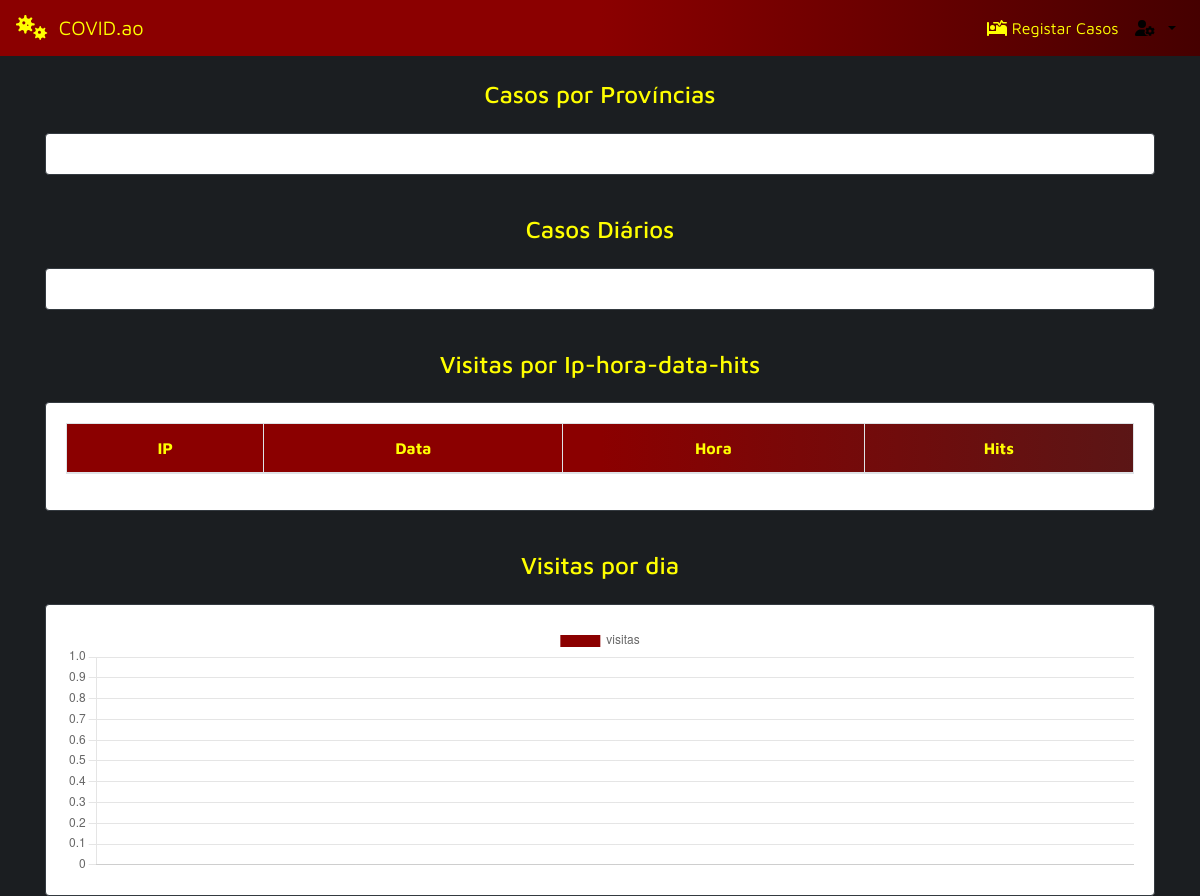
The app's page /admin/system/ (signed in), older data.
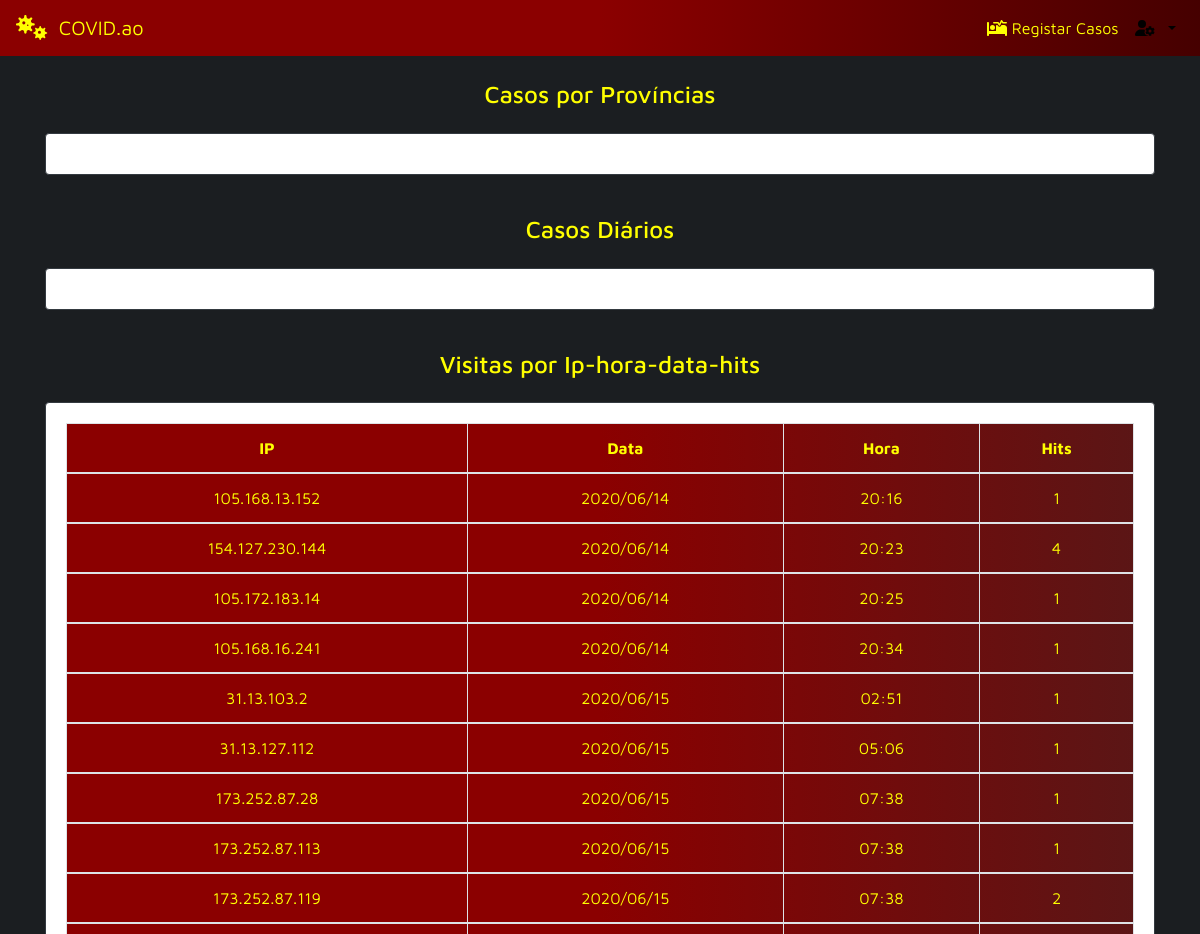
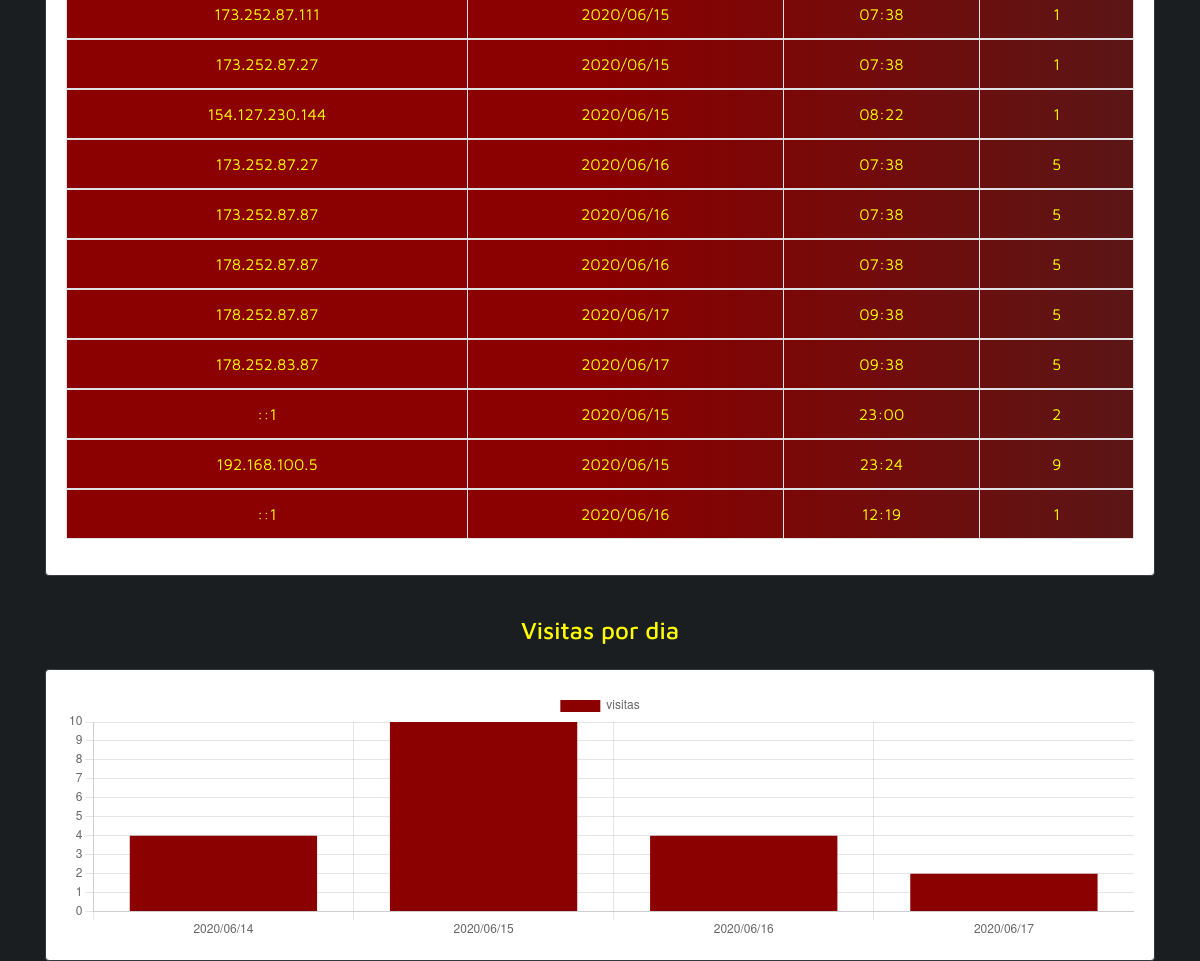
The same page, newer data (2 pictures, top to bottom).
### tables this page shows
CREATE TABLE `visitas` (
  `Id` int(11) NOT NULL,
  `Ip` varchar(30) NOT NULL,
  `Data` varchar(30) NOT NULL,
  `Hora` varchar(30) NOT NULL,
  `hits` varchar(30) NOT NULL
);

### admin/system/index.php (the view, shortened to what this page needs)
<!DOCTYPE html>
<html lang="pt">
<head>
    <link href="../../assets/css/vs-styles.css" rel="stylesheet">
    <link href="../../assets/css/bootstrap.min.css" rel="stylesheet">
    <link href="../../assets/css/sweetalert2.min.css" rel="stylesheet">
    <link href="../../assets/css/jquery.dataTables.min.css" rel="stylesheet">
</head>
<body>
<nav class="navbar navbar-expand-md vs-navbar navbar-dark">
    <a class="navbar-brand vs-modal-title" href="#"><i class="fa fa-viruses fa-lg"></i>&nbsp;
        COVID.ao</a>
    <div class="collapse navbar-collapse" id="collapseNav">
        <ul class="navbar-nav ml-auto">
            <li class="nav-item">
                <a class="nav-link vs-navlink" href="#" id="cases-modal-link" data-toggle="modal"
                   data-target="#addNewCaseModal"><i class="fas fa-procedures"></i>&nbsp;Registar Casos</a>
            </li>
            <li class="nav-item dropdown">
                <a href="#" class="nav-link dropdown-toggle vs-inverted-navlink" id="navbardrop" data-toggle="dropdown">
                    <i class="fas fa-user-cog"></i>&nbsp;
                </a>
            </li>
        </ul>
    </div>
</nav>
<div class="container">
    <div class="row">
        <div class="col-lg-12 mt-4">
            <h4 class="text-center vs-modal-title">Casos por Províncias</h4>
        </div>
    </div>
    <div class="card border-dark my-3">
        <div class="card-body">
        </div>
    </div>
    <div class="row">
        <div class="col-lg-12 mt-4">
            <h4 class="text-center vs-modal-title">Casos Diários</h4>
        </div>
    </div>
    <div class="card border-dark my-3">
        <div class="card-body">
        </div>
    </div>
    <div class="row">
        <div class="col-lg-12 mt-4">
            <h4 class="text-center vs-modal-title">Visitas por Ip-hora-data-hits</h4>
        </div>
    </div>
    <div class="card border-dark my-3">
        <div class="card-body">
            <div class="table-responsive text-center" >
                <table class="table table-striped vs-navbar table-bordered">
                    <thead>
                    <tr>
                        <th >IP</th>
                        <th >Data</th>
                        <th >Hora</th>
                        <th>Hits</th>
                    </tr>
                    </thead>
                    <tbody>
                    <?php
                    include '../../conexao.php';
                    $sql="SELECT Ip,Data,Hora,hits FROM visitas";
                    $buscar = mysqli_query($conexao,$sql);
                    while ($dados = mysqli_fetch_array($buscar)){
                    $c_ip = $dados['Ip'];
                    $c_Data = $dados['Data'];
                    $c_Hora = $dados['Hora'];
                    $c_hits = $dados['hits'];
                    ?>
                    <tr>
                        <td ><?php echo $c_ip?></td>
                        <td ><?php echo $c_Data?></td>
                        <td ><?php echo $c_Hora?></td>
                        <td ><?php echo $c_hits?></td>
                    </tr>
                    </tbody>
                    <?php }
                    ?>
                </table>
            </div>
        </div>
    </div>
    <div class="row">
        <div class="col-lg-12 mt-4">
            <h4 class="text-center vs-modal-title">Visitas por dia</h4>
        </div>
    </div>
    <div class="card border-dark my-3">
        <div class="card-body">
            <div class="table-responsive text-center">
                <canvas id="barChart" style="min-height: 250px; height: 250px; max-height: 250px; max-width: 100%;"></canvas>
            </div>
        </div>
    </div>
</div>
<script>
    <?php
    include '../../conexao.php';
    $dias='';
    $c_ip='';
    $c_t='';
    $c_d='';
    $sql = mysqli_query($conexao,"SELECT COUNT(Ip) AS Total,Data AS Dia FROM visitas GROUP BY DAY(Data)");
    while($row = mysqli_fetch_array($sql)){
        $dias = $dias . '"'. $row['Dia'].'",';
        $c_ip = $c_ip . '"'. $row['Total'] .'",';
    }
    $dias = trim($dias,",");
    $c_ip = trim($c_ip,",");
    ?>
    $(function () {
        /* ChartJS
         * -------
         * Here we will create a few charts using ChartJS
         */
        //-------------
        //- BAR CHART -
        //-------------
        var barChartCanvas = $('#barChart').get(0).getContext('2d')
        var barChartData ={
            labels  : [<?php echo $dias; ?>],
            datasets: [
                {
                    label               : 'visitas',
                    backgroundColor     : 'Darkred',
                    borderColor         : 'rgba(60,141,188,0.8)',
                    pointRadius          : false,
                    pointColor          : '#3b8bba',
                    pointStrokeColor    : 'rgba(60,141,188,1)',
                    pointHighlightFill  : '#fff',
                    pointHighlightStroke: 'rgba(60,141,188,1)',
                    data                : [<?php echo $c_ip; ?>]
                },
            ]
        }
        var barChartOptions = {
            responsive              : true,
            maintainAspectRatio     : false,
            datasetFill             : false
        }
        var barChart = new Chart(barChartCanvas, {
            type: 'bar',
            data: barChartData,
            options: barChartOptions
        })
    })
</script>
</body>
</html>

### assets/css/vs-styles.css (style rules this page uses)
* { margin: 0; padding: 0; -webkit-box-sizing: border-box; -moz-box-sizing: border-box; box-sizing: border-box; font-family: "Maven Pro", sans-serif; }
body { height: 100vh; background-color: #1b1e21 !important; }
.vs-navbar { background-image: linear-gradient(to right, darkred 50%, #000000 150%); }
.vs-navlink { color: yellow !important; }
.vs-modal-title { color: yellow !important; }
tr { background-image: linear-gradient(to right, darkred 50%, #2b2b2b 150%); color: yellow !important; }
.vs-inverted-navlink { color: #000000 !important; }

Row changes from the older to the newer data that the page shows:
added visitas: Ip "105.168.13.152", Data "2020/06/14", Hora "20:16", hits "1"
added visitas: Ip "154.127.230.144", Data "2020/06/14", Hora "20:23", hits "4"
added visitas: Ip "105.172.183.14", Data "2020/06/14", Hora "20:25", hits "1"
added visitas: Ip "105.168.16.241", Data "2020/06/14", Hora "20:34", hits "1"
added visitas: Ip "31.13.103.2", Data "2020/06/15", Hora "02:51", hits "1"
added visitas: Ip "31.13.127.112", Data "2020/06/15", Hora "05:06", hits "1"
added visitas: Ip "173.252.87.28", Data "2020/06/15", Hora "07:38", hits "1"
added visitas: Ip "173.252.87.113", Data "2020/06/15", Hora "07:38", hits "1"
added visitas: Ip "173.252.87.119", Data "2020/06/15", Hora "07:38", hits "2"
added visitas: Ip "173.252.87.111", Data "2020/06/15", Hora "07:38", hits "1"
added visitas: Ip "173.252.87.27", Data "2020/06/15", Hora "07:38", hits "1"
added visitas: Ip "154.127.230.144", Data "2020/06/15", Hora "08:22", hits "1"
added visitas: Ip "173.252.87.27", Data "2020/06/16", Hora "07:38", hits "5"
added visitas: Ip "173.252.87.87", Data "2020/06/16", Hora "07:38", hits "5"
added visitas: Ip "178.252.87.87", Data "2020/06/16", Hora "07:38", hits "5"
added visitas: Ip "178.252.87.87", Data "2020/06/17", Hora "09:38", hits "5"
added visitas: Ip "178.252.83.87", Data "2020/06/17", Hora "09:38", hits "5"
added visitas: Ip "::1", Data "2020/06/15", Hora "23:00", hits "2"
added visitas: Ip "192.168.100.5", Data "2020/06/15", Hora "23:24", hits "9"
added visitas: Ip "::1", Data "2020/06/16", Hora "12:19", hits "1"
Text that changed along with them:
chart data {{ $dias }}:  → "2020/06/14","2020/06/15","2020/06/16","2020/06/17"
chart data {{ $c_ip }}:  → "4","10","4","2"
